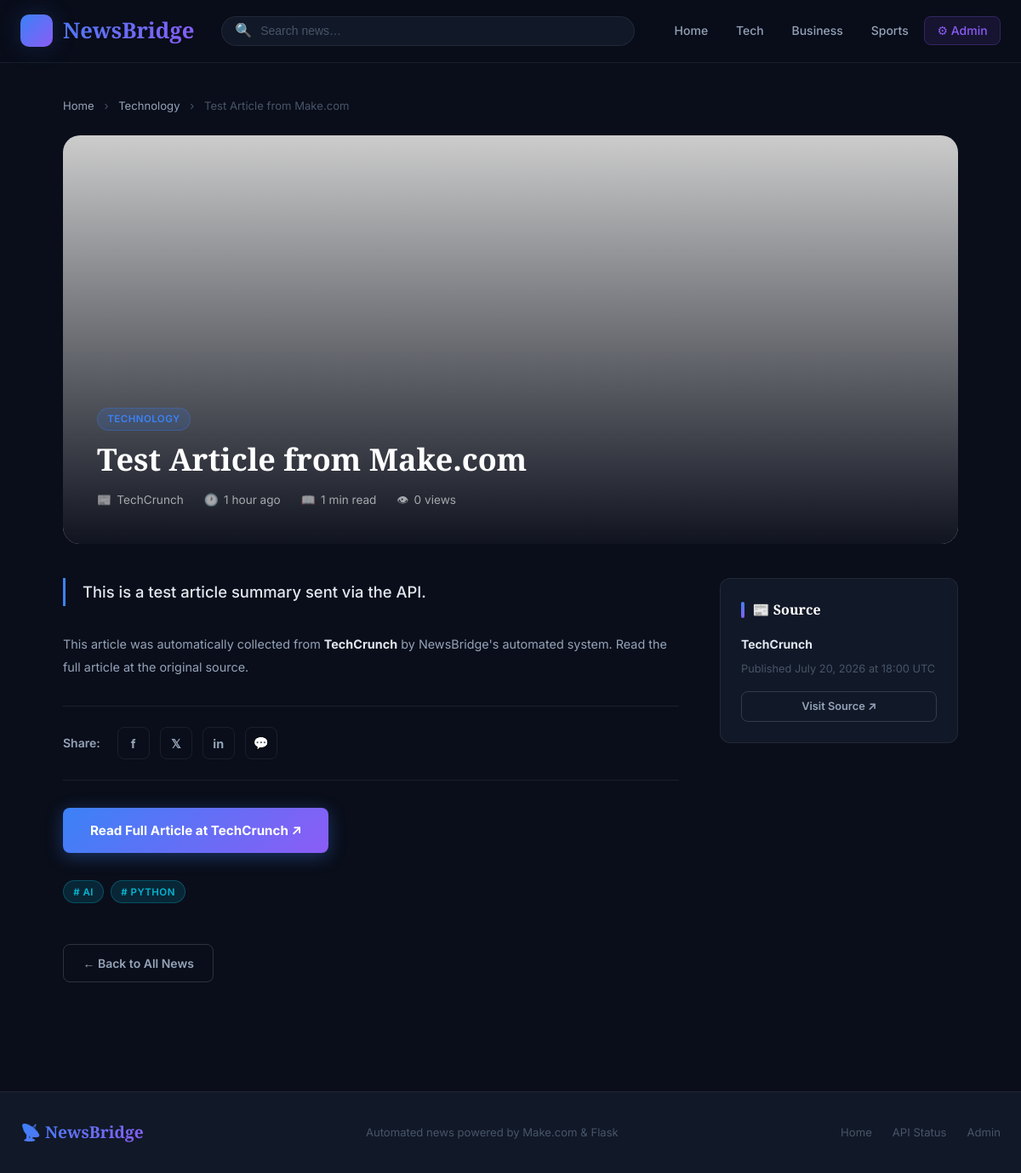
The page /article/1 on the database as committed earlier.
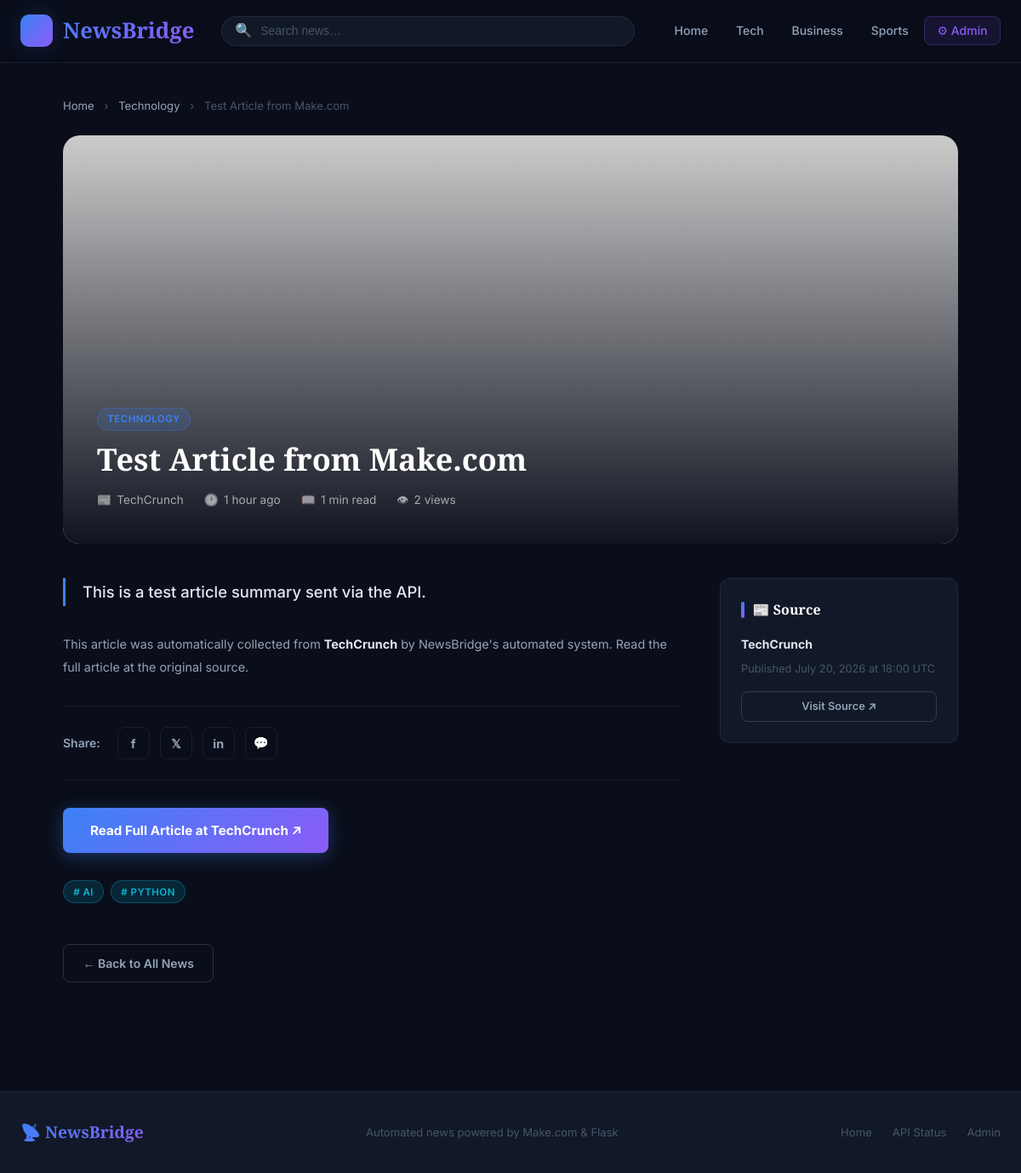
The same page on the database as committed later.
### app/models.py (models this page shows, shortened)
class Article(db.Model):
    __tablename__ = 'articles'
    id = db.Column(db.Integer, primary_key=True)
    title = db.Column(db.String(500), nullable=False)
    summary = db.Column(db.Text, nullable=True)
    source_url = db.Column(db.String(1000), unique=True, nullable=False)
    image_url = db.Column(db.String(1000), nullable=True)
    published_at = db.Column(db.DateTime, nullable=True)
    source_name = db.Column(db.String(200), nullable=True)
    category = db.Column(db.String(100), nullable=True, default='General')
    tags = db.Column(db.String(500), nullable=True)
    views = db.Column(db.Integer, default=0)
    likes = db.Column(db.Integer, default=0)
    is_published = db.Column(db.Boolean, default=True)
    created_at = db.Column(db.DateTime, default=datetime.utcnow)
    def get_tags_list(self):
        if self.tags:
            return [t.strip() for t in self.tags.split(',') if t.strip()]
        return []
    def reading_time(self):
        if self.summary:
            words = len(self.summary.split())
            minutes = max(1, round(words / 200))
            return minutes
        return 1
    def time_ago(self):
        now = datetime.utcnow()
        ref = self.published_at or self.created_at
        diff = now - ref
        seconds = diff.total_seconds()
        if seconds < 60:
            return 'Just now'
        elif seconds < 3600:
            m = int(seconds // 60)
            return f'{m} minute{"s" if m > 1 else ""} ago'
        elif seconds < 86400:
            h = int(seconds // 3600)
            return f'{h} hour{"s" if h > 1 else ""} ago'
        elif seconds < 604800:
            d = int(seconds // 86400)
            return f'{d} day{"s" if d > 1 else ""} ago'
        else:
            return ref.strftime('%b %d, %Y')

### app/public/routes.py (the view)
@public_bp.route('/article/<int:article_id>')
def article_detail(article_id):
    article = Article.query.filter_by(id=article_id, is_published=True).first_or_404()
    article.views += 1
    db.session.commit()
    related = Article.query.filter(
        Article.category == article.category,
        Article.id != article.id,
        Article.is_published == True
    ).order_by(Article.published_at.desc()).limit(4).all()
    return render_template('public/article.html', article=article, related=related)

### app/templates/public/article.html (shortened to what the changed rows need)
{% extends "base.html" %}
{% block content %}
<div class="container" style="padding-top: 2.5rem; padding-bottom: 4rem; max-width: 1100px">
  <nav aria-label="Breadcrumb" style="margin-bottom:1.5rem; font-size:0.82rem; color:var(--clr-text-dim)">
    <a href="{{ url_for('public.index') }}" style="color:var(--clr-text-muted)">Home</a>
    <span style="margin:0 0.5rem">›</span>
    {% if article.category %}
    <a href="{{ url_for('public.index', category=article.category) }}" style="color:var(--clr-text-muted)">{{ article.category }}</a>
    <span style="margin:0 0.5rem">›</span>
    {% endif %}
    <span>{{ article.title[:50] }}{% if article.title|length > 50 %}…{% endif %}</span>
  </nav>
  {% if article.image_url %}
  <div class="article-hero animate-fade-in">
    <img src="{{ article.image_url }}" alt="{{ article.title }}"
         onerror="this.parentElement.style.display='none'">
    <div class="article-hero-overlay" aria-hidden="true"></div>
    <div class="article-hero-content">
      {% if article.category %}
      <span class="badge badge-accent" style="margin-bottom:0.75rem">{{ article.category }}</span>
      {% endif %}
      <h1 class="article-title">{{ article.title }}</h1>
      <div class="article-meta-bar" role="complementary" aria-label="Article information">
        {% if article.source_name %}
        <span class="article-meta-item">
          <span aria-hidden="true">📰</span> {{ article.source_name }}
        </span>
        {% endif %}
        <span class="article-meta-item">
          <span aria-hidden="true">🕐</span>
          <time datetime="{{ article.published_at.isoformat() if article.published_at else article.created_at.isoformat() }}">
            {{ article.time_ago() }}
          </time>
        </span>
        <span class="article-meta-item">
          <span aria-hidden="true">📖</span> {{ article.reading_time() }} min read
        </span>
        <span class="article-meta-item">
          <span aria-hidden="true">👁</span> {{ article.views }} views
        </span>
      </div>
    </div>
  </div>
  {% endif %}
  <div style="display:grid; grid-template-columns: 1fr 280px; gap: 3rem; margin-top: 2.5rem" class="article-layout">
    <div>
      <div class="article-body animate-fade-in">
        {% if article.summary %}
        <p style="font-size:1.15rem;font-weight:500;color:var(--clr-text);line-height:1.8;border-left:3px solid var(--clr-accent);padding-left:1.25rem;margin-bottom:2rem">
          {{ article.summary }}
        </p>
        {% endif %}
        <p style="color:var(--clr-text-muted);font-size:0.9rem;">
          This article was automatically collected from
          <strong style="color:var(--clr-text)">{{ article.source_name or 'an RSS feed' }}</strong>
          by NewsBridge's automated system. Read the full article at the original source.
        </p>
      </div>
      <div style="margin-bottom:2rem">
        <a href="{{ article.source_url }}" target="_blank" rel="noopener noreferrer" class="read-original-btn" id="read-original-btn">
          Read Full Article at {{ article.source_name or 'Source' }} ↗
        </a>
      </div>
    </div>
    <aside aria-label="Related and source info">
      <div class="sidebar-card" style="margin-bottom:1.5rem">
        <h2 class="section-title" style="font-size:1rem;margin-bottom:1rem">📰 Source</h2>
        <p style="font-size:0.875rem;color:var(--clr-text-muted);margin-bottom:0.5rem">
          <strong style="color:var(--clr-text)">{{ article.source_name or 'Unknown' }}</strong>
        </p>
        {% if article.published_at %}
        <p style="font-size:0.8rem;color:var(--clr-text-dim)">
          Published {{ article.published_at.strftime('%B %d, %Y at %H:%M') }} UTC
        </p>
        {% endif %}
        <a href="{{ article.source_url }}" target="_blank" rel="noopener noreferrer"
           class="btn btn-outline btn-sm" style="margin-top:1rem;width:100%;justify-content:center">
          Visit Source ↗
        </a>
      </div>
    </aside>
  </div>
</div>
{% endblock %}

Rows that differ between the two databases and show on the page:
changed Article "Test Article from Make.com": views "0" → "2"
